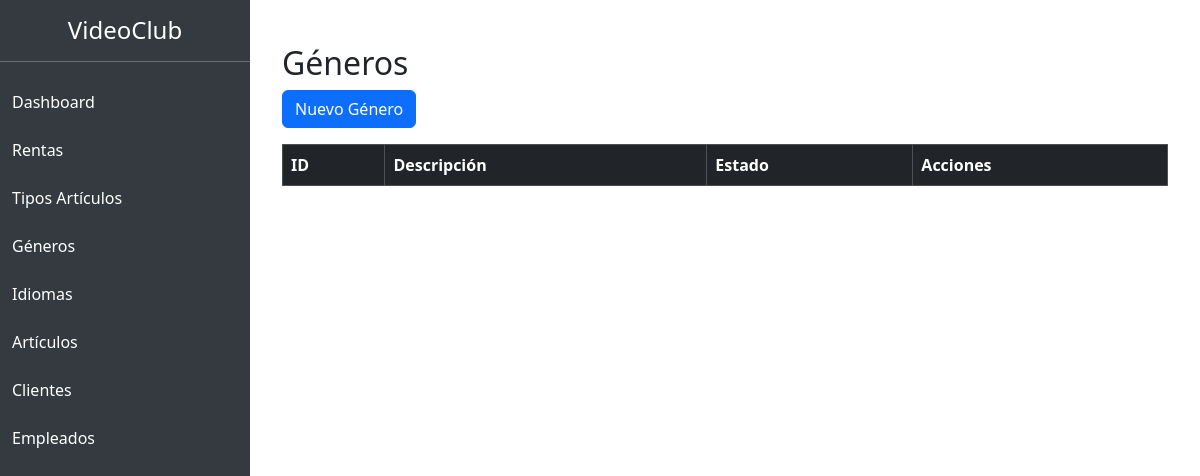
/generos/, run on an earlier commit of the app's database.
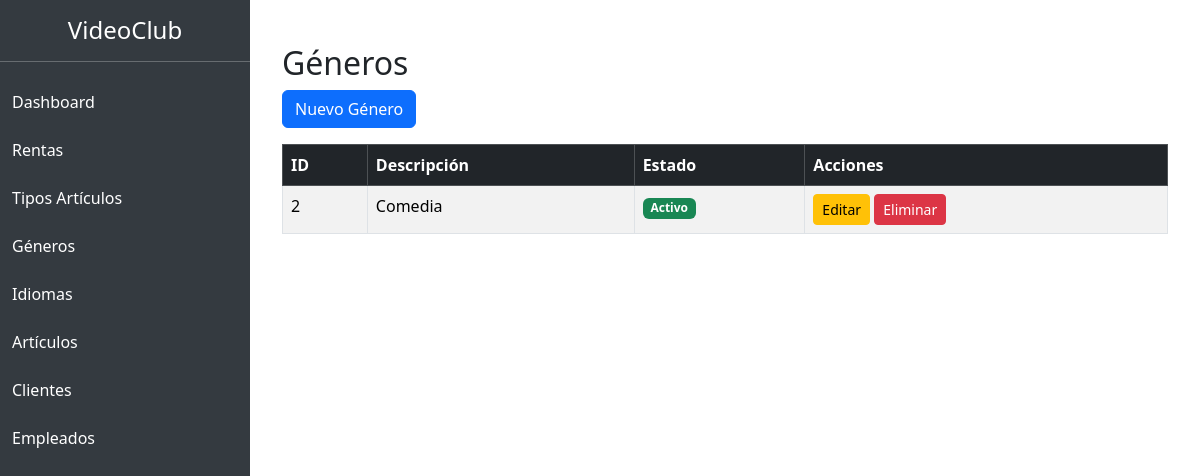
And on a later commit of the database.
### VideoClubApp/models.py (models this page shows, shortened)
class Genero(models.Model):
    descripcion = models.CharField(max_length=100)
    estado = models.BooleanField(default=True)

### VideoClubApp/views.py (the view)
# urls.py: path('generos/', views.lista_generos, name='lista_generos'),
def lista_generos(request):
    generos = Genero.objects.all()
    return render(request, 'generos/lista.html', {'generos': generos})

### VideoClubApp/templates/generos/lista.html
{% extends 'base.html' %}
{% block contenido %}
<div class="container mt-4">
<h2>Géneros</h2>
<a href="{% url 'crear_genero' %}" class="btn btn-primary mb-3">
Nuevo Género
</a>
<table class="table table-striped table-bordered">
<thead class="table-dark">
<tr>
<th>ID</th>
<th>Descripción</th>
<th>Estado</th>
<th>Acciones</th>
</tr>
</thead>
<tbody>
{% for genero in generos %}
<tr>
<td>{{ genero.id }}</td>
<td>{{ genero.descripcion }}</td>
<td>
{% if genero.estado %}
<span class="badge bg-success">Activo</span>
{% else %}
<span class="badge bg-danger">Inactivo</span>
{% endif %}
</td>
<td>
<a href="{% url 'editar_genero' genero.id %}" class="btn btn-warning btn-sm">
Editar
</a>
<a href="{% url 'eliminar_genero' genero.id %}"
class="btn btn-danger btn-sm"
onclick="return confirm('¿Seguro que desea eliminar?')">
Eliminar
</a>
</td>
</tr>
{% endfor %}
</tbody>
</table>
</div>
{% endblock %}

What changed in the data, as far as the page shows it:
added Genero: id "2", descripcion "Comedia", estado "Activo"
